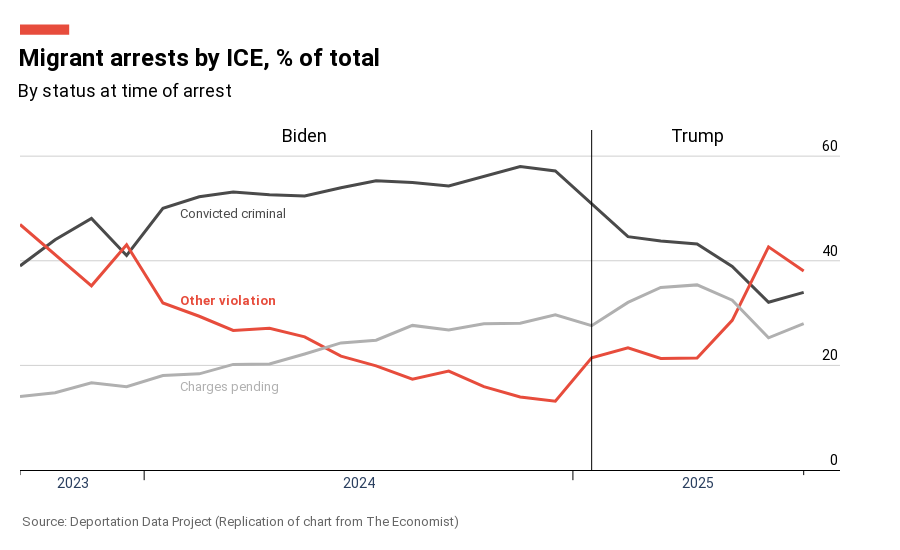

This figure's notebook cell:
### Code cell
# Create the area chart replicating The Economist style
fig3 = go.Figure()

# Get data for each status category
convicted = pivot_table['1 Convicted Criminal'].values
pending = pivot_table['2 Pending Criminal Charges'].values
other = pivot_table['3 Other Immigration Violator'].values
dates = pivot_table.index

# Add three separate line traces (no fill)

# Convicted Criminal (dark gray line)
fig3.add_trace(go.Scatter(
    x=dates,
    y=convicted,
    mode='lines',
    name='Convicted criminal',
    line=dict(color='#4A4A4A', width=3),
    hovertemplate='%{x|%b %Y}: %{y:.1f}%<extra></extra>'
))

# Other violation (red line)
fig3.add_trace(go.Scatter(
    x=dates,
    y=other,
    mode='lines',
    name='Other violation',
    line=dict(color='#E74C3C', width=3),
    hovertemplate='%{x|%b %Y}: %{y:.1f}%<extra></extra>'
))

# Charges pending (light gray line)
fig3.add_trace(go.Scatter(
    x=dates,
    y=pending,
    mode='lines',
    name='Charges pending',
    line=dict(color='#B0B0B0', width=3),
    hovertemplate='%{x|%b %Y}: %{y:.1f}%<extra></extra>'
))

# Add vertical line at January 2025 (transition point)
jan_2025_idx = list(dates).index(pd.Timestamp('2025-01-01'))

# Update layout to match The Economist style
fig3.update_layout(
    title=dict(
        text='Migrant arrests by ICE, % of total<br><span style="font-size:18px; font-weight:normal;">By status at time of arrest</span>',
        font=dict(size=24, color='black', family='Roboto, Arial, sans-serif', weight='bold'),
        x=0.02,
        xanchor='left',
        y=0.88,
        yanchor='top'
    ),
    xaxis=dict(
        showgrid=False,
        showline=True,
        linecolor='black',
        linewidth=1,
        tickfont=dict(size=14, family='Roboto, Arial, sans-serif'),
        tickmode='array',
        tickvals=[
            dates[0] + (dates[3] - dates[0]) / 2,  # 2023 center (Sept-Dec)
            dates[4] + (dates[15] - dates[4]) / 2,  # 2024 center (Jan-Dec)
            dates[16] + (dates[22] - dates[16]) / 2  # 2025 center (Jan-July)
        ],
        ticktext=['2023', '2024', '2025'],
        tickformat='%b %Y',  # Show month and year on hover
        range=[dates[0], pd.Timestamp(dates[-1]) + pd.DateOffset(months=1)]
    ),
    yaxis=dict(
        range=[0, 65],
        tickvals=[0, 20, 40, 60],
        tickfont=dict(size=14, family='Roboto, Arial, sans-serif'),
        showgrid=True,
        gridcolor='#D0D0D0',
        gridwidth=1,
        showline=False,
        zeroline=False,
        title='',
        side='right',
        tickmode='array',
        layer='below traces',
        ticks='',
        ticklen=0,
        showticklabels=False
    ),
    plot_bgcolor='white',
    paper_bgcolor='white',
    height=550,
    margin=dict(l=20, r=60, t=130, b=80),
    showlegend=False,
    hovermode='x unified',
    hoverlabel=dict(
        font_family='Roboto, Arial, sans-serif'
    ),
    shapes=[
        # Red rectangle above the title
        dict(
            type='rect',
            xref='paper',
            yref='paper',
            x0=0,
            y0=1.28,
            x1=0.06,
            y1=1.31,
            fillcolor='#E74C3C',
            line=dict(width=0)
        ),
        # Vertical line at January 2025
        dict(
            type='line',
            xref='x',
            yref='paper',
            x0=dates[jan_2025_idx],
            y0=0,
            x1=dates[jan_2025_idx],
            y1=1,
            line=dict(color='black', width=1)
        )
    ]
)

# Add y-axis labels on top of gridlines
for tick_val in [0, 20, 40, 60]:
    fig3.add_annotation(
        x=1.0,
        xref='paper',
        y=tick_val,
        yref='y',
        text=str(tick_val),
        showarrow=False,
        font=dict(size=14, family='Roboto, Arial, sans-serif', color='black'),
        xanchor='right',
        yanchor='bottom'
    )

# Add tick marks on the x-axis
# First tick mark (at the start of data) - regular length
fig3.add_shape(
    type='line',
    xref='x',
    yref='paper',
    x0=dates[0],
    y0=0,
    x1=dates[0],
    y1=-0.015,
    line=dict(color='black', width=1)
)

# Tick marks at year boundaries (2x length)
for i in range(len(dates) - 1):
    current_year = dates[i].year
    next_year = dates[i + 1].year
    if current_year != next_year:
        # Add tick mark at the boundary between months
        tick_position = dates[i] + pd.DateOffset(days=15)  # Approximate middle between months
        fig3.add_shape(
            type='line',
            xref='x',
            yref='paper',
            x0=tick_position,
            y0=0,
            x1=tick_position,
            y1=-0.030,  # 2x the regular tick length
            line=dict(color='black', width=1)
        )

# Last tick mark (at the end of data) - regular length
fig3.add_shape(
    type='line',
    xref='x',
    yref='paper',
    x0=dates[-1],
    y0=0,
    x1=dates[-1],
    y1=-0.015,
    line=dict(color='black', width=1)
)

# Add Biden and Trump labels
fig3.add_annotation(
    x=dates[8],  # Middle of Biden period (approx)
    y=64,
    text='Biden',
    showarrow=False,
    font=dict(size=18, color='black', family='Roboto, Arial, sans-serif'),
    xanchor='center',
    yanchor='middle'
)

fig3.add_annotation(
    x=dates[19],  # Middle of Trump period (approx)
    y=64,
    text='Trump',
    showarrow=False,
    font=dict(size=18, color='black', family='Roboto, Arial, sans-serif'),
    xanchor='center',
    yanchor='middle'
)

# Add labels directly on the lines (at January 2024 position)
jan_2024_idx = 4  # January 2024 is at index 4

fig3.add_annotation(
    x=dates[jan_2024_idx],
    y=convicted[jan_2024_idx] - 1,
    text='Convicted criminal',
    showarrow=False,
    font=dict(size=13, color='#4A4A4A', family='Roboto, Arial, sans-serif'),
    xanchor='left',
    yanchor='middle',
    xshift=15
)

fig3.add_annotation(
    x=dates[jan_2024_idx],
    y=other[jan_2024_idx] + 0.5,
    text='Other violation',
    showarrow=False,
    font=dict(size=13, color='#E74C3C', family='Roboto, Arial, sans-serif', weight='bold'),
    xanchor='left',
    yanchor='middle',
    xshift=15
)

fig3.add_annotation(
    x=dates[jan_2024_idx],
    y=pending[jan_2024_idx] - 2,
    text='Charges pending',
    showarrow=False,
    font=dict(size=13, color='#B0B0B0', family='Roboto, Arial, sans-serif'),
    xanchor='left',
    yanchor='middle',
    xshift=15
)

# Add source annotation
fig3.add_annotation(
    text='Source: Deportation Data Project (Replication of chart from The Economist)',
    xref='paper',
    yref='paper',
    x=0,
    y=-0.18,
    showarrow=False,
    font=dict(size=13, color='#666666', family='Roboto, Arial, sans-serif'),
    xanchor='left'
)

fig3.show()

### Figure 1 — Plotly figure (JSON) as saved in the notebook; plotly's stock layout.template omitted (floating-point values rounded to 4 significant figures)
{"data": [{"hovertemplate": "%{x|%b %Y}: %{y:.1f}%<extra></extra>", "line": {"color": "#4A4A4A", "width": 3}, "mode": "lines", "name": "Convicted criminal", "type": "scatter", "x": ["2023-09-01T00:00:00", "2023-10-01T00:00:00", "2023-11-01T00:00:00", "2023-12-01T00:00:00", "2024-01-01T00:00:00", "2024-02-01T00:00:00", "2024-03-01T00:00:00", "2024-04-01T00:00:00", "2024-05-01T00:00:00", "2024-06-01T00:00:00", "2024-07-01T00:00:00", "2024-08-01T00:00:00", "2024-09-01T00:00:00", "2024-10-01T00:00:00", "2024-11-01T00:00:00", "2024-12-01T00:00:00", "2025-01-01T00:00:00", "2025-02-01T00:00:00", "2025-03-01T00:00:00", "2025-04-01T00:00:00", "2025-05-01T00:00:00", "2025-06-01T00:00:00", "2025-07-01T00:00:00"], "y": [39.0, 44.01, 48.1, 41.01, 50.02, 52.22, 53.14, 52.61, 52.37, 53.94, 55.27, 54.98, 54.3, 56.1, 58.0, 57.16, 50.98, 44.61, 43.77, 43.21, 38.93, 32.06, 33.96]}, {"hovertemplate": "%{x|%b %Y}: %{y:.1f}%<extra></extra>", "line": {"color": "#E74C3C", "width": 3}, "mode": "lines", "name": "Other violation", "type": "scatter", "x": ["2023-09-01T00:00:00", "2023-10-01T00:00:00", "2023-11-01T00:00:00", "2023-12-01T00:00:00", "2024-01-01T00:00:00", "2024-02-01T00:00:00", "2024-03-01T00:00:00", "2024-04-01T00:00:00", "2024-05-01T00:00:00", "2024-06-01T00:00:00", "2024-07-01T00:00:00", "2024-08-01T00:00:00", "2024-09-01T00:00:00", "2024-10-01T00:00:00", "2024-11-01T00:00:00", "2024-12-01T00:00:00", "2025-01-01T00:00:00", "2025-02-01T00:00:00", "2025-03-01T00:00:00", "2025-04-01T00:00:00", "2025-05-01T00:00:00", "2025-06-01T00:00:00", "2025-07-01T00:00:00"], "y": [46.94, 41.21, 35.22, 43.06, 31.93, 29.39, 26.68, 27.1, 25.45, 21.76, 19.91, 17.37, 18.91, 15.93, 13.95, 13.16, 21.43, 23.35, 21.34, 21.4, 28.61, 42.66, 38.05]}, {"hovertemplate": "%{x|%b %Y}: %{y:.1f}%<extra></extra>", "line": {"color": "#B0B0B0", "width": 3}, "mode": "lines", "name": "Charges pending", "type": "scatter", "x": ["2023-09-01T00:00:00", "2023-10-01T00:00:00", "2023-11-01T00:00:00", "2023-12-01T00:00:00", "2024-01-01T00:00:00", "2024-02-01T00:00:00", "2024-03-01T00:00:00", "2024-04-01T00:00:00", "2024-05-01T00:00:00", "2024-06-01T00:00:00", "2024-07-01T00:00:00", "2024-08-01T00:00:00", "2024-09-01T00:00:00", "2024-10-01T00:00:00", "2024-11-01T00:00:00", "2024-12-01T00:00:00", "2025-01-01T00:00:00", "2025-02-01T00:00:00", "2025-03-01T00:00:00", "2025-04-01T00:00:00", "2025-05-01T00:00:00", "2025-06-01T00:00:00", "2025-07-01T00:00:00"], "y": [14.06, 14.77, 16.68, 15.93, 18.05, 18.39, 20.19, 20.28, 22.18, 24.29, 24.81, 27.64, 26.79, 27.97, 28.05, 29.68, 27.59, 32.03, 34.89, 35.39, 32.46, 25.28, 28.0]}], "layout": {"annotations": [{"font": {"color": "black", "family": "Roboto, Arial, sans-serif", "size": 14}, "showarrow": false, "text": "0", "x": 1, "xanchor": "right", "xref": "paper", "y": 0, "yanchor": "bottom", "yref": "y"}, {"font": {"color": "black", "family": "Roboto, Arial, sans-serif", "size": 14}, "showarrow": false, "text": "20", "x": 1, "xanchor": "right", "xref": "paper", "y": 20, "yanchor": "bottom", "yref": "y"}, {"font": {"color": "black", "family": "Roboto, Arial, sans-serif", "size": 14}, "showarrow": false, "text": "40", "x": 1, "xanchor": "right", "xref": "paper", "y": 40, "yanchor": "bottom", "yref": "y"}, {"font": {"color": "black", "family": "Roboto, Arial, sans-serif", "size": 14}, "showarrow": false, "text": "60", "x": 1, "xanchor": "right", "xref": "paper", "y": 60, "yanchor": "bottom", "yref": "y"}, {"font": {"color": "black", "family": "Roboto, Arial, sans-serif", "size": 18}, "showarrow": false, "text": "Biden", "x": "2024-05-01T00:00:00", "xanchor": "center", "y": 64, "yanchor": "middle"}, {"font": {"color": "black", "family": "Roboto, Arial, sans-serif", "size": 18}, "showarrow": false, "text": "Trump", "x": "2025-04-01T00:00:00", "xanchor": "center", "y": 64, "yanchor": "middle"}, {"font": {"color": "#4A4A4A", "family": "Roboto, Arial, sans-serif", "size": 13}, "showarrow": false, "text": "Convicted criminal", "x": "2024-01-01T00:00:00", "xanchor": "left", "xshift": 15, "y": 49.02, "yanchor": "middle"}, {"font": {"color": "#E74C3C", "family": "Roboto, Arial, sans-serif", "size": 13, "weight": "bold"}, "showarrow": false, "text": "Other violation", "x": "2024-01-01T00:00:00", "xanchor": "left", "xshift": 15, "y": 32.43, "yanchor": "middle"}, {"font": {"color": "#B0B0B0", "family": "Roboto, Arial, sans-serif", "size": 13}, "showarrow": false, "text": "Charges pending", "x": "2024-01-01T00:00:00", "xanchor": "left", "xshift": 15, "y": 16.05, "yanchor": "middle"}, {"font": {"color": "#666666", "family": "Roboto, Arial, sans-serif", "size": 13}, "showarrow": false, "text": "Source: Deportation Data Project (Replication of chart from The Economist)", "x": 0, "xanchor": "left", "xref": "paper", "y": -0.18, "yref": "paper"}], "height": 550, "hoverlabel": {"font": {"family": "Roboto, Arial, sans-serif"}}, "hovermode": "x unified", "margin": {"b": 80, "l": 20, "r": 60, "t": 130}, "paper_bgcolor": "white", "plot_bgcolor": "white", "shapes": [{"fillcolor": "#E74C3C", "line": {"width": 0}, "type": "rect", "x0": 0, "x1": 0.06, "xref": "paper", "y0": 1.28, "y1": 1.31, "yref": "paper"}, {"line": {"color": "black", "width": 1}, "type": "line", "x0": "2025-01-01T00:00:00", "x1": "2025-01-01T00:00:00", "xref": "x", "y0": 0, "y1": 1, "yref": "paper"}, {"line": {"color": "black", "width": 1}, "type": "line", "x0": "2023-09-01T00:00:00", "x1": "2023-09-01T00:00:00", "xref": "x", "y0": 0, "y1": -0.015, "yref": "paper"}, {"line": {"color": "black", "width": 1}, "type": "line", "x0": "2023-12-16T00:00:00", "x1": "2023-12-16T00:00:00", "xref": "x", "y0": 0, "y1": -0.03, "yref": "paper"}, {"line": {"color": "black", "width": 1}, "type": "line", "x0": "2024-12-16T00:00:00", "x1": "2024-12-16T00:00:00", "xref": "x", "y0": 0, "y1": -0.03, "yref": "paper"}, {"line": {"color": "black", "width": 1}, "type": "line", "x0": "2025-07-01T00:00:00", "x1": "2025-07-01T00:00:00", "xref": "x", "y0": 0, "y1": -0.015, "yref": "paper"}], "showlegend": false, "title": {"font": {"color": "black", "family": "Roboto, Arial, sans-serif", "size": 24, "weight": "bold"}, "text": "Migrant arrests by ICE, % of total<br><span style=\"font-size:18px; font-weight:normal;\">By status at time of arrest</span>", "x": 0.02, "xanchor": "left", "y": 0.88, "yanchor": "top"}, "xaxis": {"linecolor": "black", "linewidth": 1, "range": ["2023-09-01T00:00:00", "2025-08-01T00:00:00"], "showgrid": false, "showline": true, "tickfont": {"family": "Roboto, Arial, sans-serif", "size": 14}, "tickformat": "%b %Y", "tickmode": "array", "ticktext": ["2023", "2024", "2025"], "tickvals": ["2023-10-16T12:00:00", "2024-06-16T12:00:00", "2025-04-01T12:00:00"]}, "yaxis": {"gridcolor": "#D0D0D0", "gridwidth": 1, "layer": "below traces", "range": [0, 65], "showgrid": true, "showline": false, "showticklabels": false, "side": "right", "tickfont": {"family": "Roboto, Arial, sans-serif", "size": 14}, "ticklen": 0, "tickmode": "array", "ticks": "", "tickvals": [0, 20, 40, 60], "title": {"text": ""}, "zeroline": false}}}
